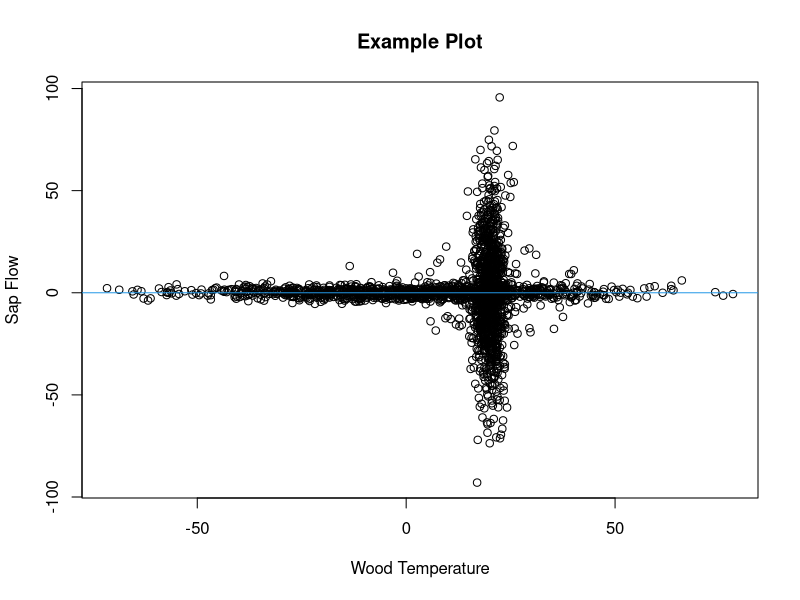

Write R code to recreate this figure. (Note: a time limit stopped this script after it produced the figure.)

# Finding Critical Points for the Relationship Between Wood Temperature and
# Winter-Dormant-Season Sap Flow

# David Moore
# University of New Hampshire Ecohydrology Lab
# July 2023
# davidblakneymoore@gmail.com


# The Explanation

# There are situations where data points, when plotted, cluster around the
# horizontal axis except when they're near a particular value along that axis.
# A picture will help describe this situation.

Predictor_Variable <- c(rnorm(1000, 0, 25), rnorm(1000, 20, 2), rnorm(100, 20, 10))
Response_Variable <- c(rnorm(1000, 0, 2), rnorm(1000, 0, 25), rnorm(100, 0, 10))
Data_Frame <- data.frame(Predictor_Variable = Predictor_Variable, Response_Variable = Response_Variable)
plot(Response_Variable ~ Predictor_Variable, Data_Frame, main = 'Example Plot', xlab = 'Wood Temperature', ylab = 'Sap Flow')
abline(h = 0, col = 4)

# This figure is included in this repository - it's called 'Example Plot 1'.

# This made-up data mimics what I've seen in my studies on winter-dormant-
# season sap flow, where wood temperature is the predictor variable and sap
# flow is the response variable. At extreme wood temperature values, there is
# essentially no sap flow, but when wood temperature values approach a
# particular value (which may be species-specific) from above or below, sap
# flows either downward or upward in deciduous hardwoods.

# In these scenarios, the value of the predictor variable at which the response
# variable is most variable is unknown. This value, which I'll call the
# 'critical value', must be identified and likely has physiological
# significance for the tree. Here, I propose a method to estimate these
# critical values.

# To estimate a critical value, I propose to split the plane of the plot up
# into four quadrants. The quadrants will come together at a point on the
# horizontal axis somewhere between the minimum and maximum values of the
# predictor variable. These quadrants will be delineated by two lines that
# cross on the horizontal axis and that have slopes of equal magnitude but of
# different signs (in other words, the lines that delineate the quadrants are
# reflections of each other about the vertical line that passes through the
# point where the lines delineating the quadrant cross). Again, a figure will
# help to illustrate this concept.

Horizontal_Axis_Intercept_Interval <- 0.1
Vertical_Axis_Intercept_Interval <- 0.1
Slope_Interval <- 0.01
Angles <- seq((0 + Slope_Interval), ((pi / 2) - Slope_Interval), Slope_Interval)
Horizontal_Axis_Intercepts <- seq(min(Data_Frame$Predictor_Variable), max(Data_Frame$Predictor_Variable), by = Horizontal_Axis_Intercept_Interval)
Vertical_Axis_Intercepts <- seq(min(Data_Frame$Predictor_Variable), max(Data_Frame$Predictor_Variable), by = Vertical_Axis_Intercept_Interval)
i <- sample(seq_len(length((Horizontal_Axis_Intercepts))), 1)
j <- sample(seq_len(length((Vertical_Axis_Intercepts))), 1)
k <- sample(seq_len(length(Angles)), 1)
Bottommost_Points <- ifelse((Data_Frame$Response_Variable < ((tan(Angles[k]) * Data_Frame$Predictor_Variable) + Vertical_Axis_Intercepts[j] - (Horizontal_Axis_Intercepts[i] * tan(Angles[k])))) & (Data_Frame$Response_Variable < ((-tan(Angles[k]) * Data_Frame$Predictor_Variable) + Vertical_Axis_Intercepts[j] + (Horizontal_Axis_Intercepts[i] * tan(Angles[k])))), T, F)
Leftmost_Regions <- ifelse((Data_Frame$Response_Variable > ((tan(Angles[k]) * Data_Frame$Predictor_Variable) + Vertical_Axis_Intercepts[j] - (Horizontal_Axis_Intercepts[i] * tan(Angles[k])))) & (Data_Frame$Response_Variable < ((-tan(Angles[k]) * Data_Frame$Predictor_Variable) + Vertical_Axis_Intercepts[j] + (Horizontal_Axis_Intercepts[i] * tan(Angles[k])))), T, F)
Topmost_Points <- ifelse((Data_Frame$Response_Variable > ((tan(Angles[k]) * Data_Frame$Predictor_Variable) + Vertical_Axis_Intercepts[j] - (Horizontal_Axis_Intercepts[i] * tan(Angles[k])))) & (Data_Frame$Response_Variable > ((-tan(Angles[k]) * Data_Frame$Predictor_Variable) + Vertical_Axis_Intercepts[j] + (Horizontal_Axis_Intercepts[i] * tan(Angles[k])))), T, F)
Rightmost_Points <- ifelse((Data_Frame$Response_Variable < ((tan(Angles[k]) * Data_Frame$Predictor_Variable) + Vertical_Axis_Intercepts[j] - (Horizontal_Axis_Intercepts[i] * tan(Angles[k])))) & (Data_Frame$Response_Variable > ((-tan(Angles[k]) * Data_Frame$Predictor_Variable) + Vertical_Axis_Intercepts[j] + (Horizontal_Axis_Intercepts[i] * tan(Angles[k])))), T, F)
Bottommost_Points <- Data_Frame[Bottommost_Points, ]
Leftmost_Regions <- Data_Frame[Leftmost_Regions, ]
Topmost_Points <- Data_Frame[Topmost_Points, ]
Rightmost_Points <- Data_Frame[Rightmost_Points, ]
plot(Response_Variable ~ Predictor_Variable, Data_Frame, type = 'n', main = 'Example Plot', xlab = 'Wood Temperature', ylab = 'Sap Flow')
points(Bottommost_Points$Predictor_Variable, Bottommost_Points$Response_Variable, pch = 20, col = 2)
points(Leftmost_Regions$Predictor_Variable, Leftmost_Regions$Response_Variable, pch = 20, col = 3)
points(Topmost_Points$Predictor_Variable, Topmost_Points$Response_Variable, pch = 20, col = 4)
points(Rightmost_Points$Predictor_Variable, Rightmost_Points$Response_Variable, pch = 20, col = 5)
abline(a = (Vertical_Axis_Intercepts[j] - (Horizontal_Axis_Intercepts[i] * tan(Angles[k]))), b = (tan(Angles[k])))
abline(a = (Vertical_Axis_Intercepts[j] + (Horizontal_Axis_Intercepts[i] * tan(Angles[k]))), b = (-tan(Angles[k])))
abline(h = 0)

# To find the critical value, two major processes will happen. First, the lines
# delineating the quadrants will start at the leftmost data point and
# incrementally move rightward along the horizontal axis. Second, at each of
# the horizontal axis intercepts where these two lines meet, the angles of
# these lines will vary incrementally from 0 to pi / 2. For each combination of
# horizontal axis intercept and angle, a least-squares value will be
# calculated. This least-squares value will be the sum of the squared residuals
# from the topmost and bottommost quadrants (these residuals are the difference
# between the data points in these two quadrants and the vertical line that
# passes through the point where the lines delineating the quadrants cross)
# taken together and from the leftmost and rightmost quadrants (these residuals
# are the difference between the data points in these two quadrants and the
# horizontal axis) taken together. The critical point will be the value of the
# predictor variable that generates the minimum least-squares value.

# An even better and more descriptive figure that helps to explain this process
# is included in this repository - it's called 'Example Plot 2.jpeg'.

# Actually, a third minor process will also happen concurrently. The vertical
# position of this critical point will be allowed to vary as well. Although, in
# theory, sap flow will approach 0 at extreme temperatures, in practice, sap
# flow values are typically off by a small amount due to probe misalignment
# (details can be found in Burgess et al., 2001). Therefore, in order to
# determine the empirical value for no sap flow, this critical point will be
# allowed to vary vertically, and the vertical position of this critical point
# will be subtracted from all sap flow values to reset the baseline to 0.

# This function takes ten arguments. The first two are required.

# The 'Predictor_Variable' argument specifies which variable will be treated as
# the variable on the horizontal axis. If the 'Data_Frame' argument is used to
# specify a data frame containing the predictor variable column, the
# 'Predictor_Variable' argument should not be written as a character string (it
# should not be surrounded by quotation marks). If the 'Data_Frame' argument is
# not used, the 'Predictor_Variable' argument should  be written as a character
# string, surrounded by quotation marks. This argument must be numeric and of
# the same length as the 'Response_Variable' argument.

# The 'Response_Variable' argument specifies which variable will be treated as
# the variable on the vertical axis. If the 'Data_Frame' argument is used to
# specify a data frame containing the response variable column, the
# 'Response_Variable' argument should not be written as a character string (it
# should not be surrounded by quotation marks). If the 'Data_Frame' argument is
# not used, the 'Response_Variable' argument should  be written as a character
# string, surrounded by quotation marks. This argument must be numeric and of
# the same length as the 'Predictor_Variable' argument.

# The 'Data_Frame' argument is optional and can be used to identify an object
# of class 'data.frame' that contains both the predictor and response
# variables.

# The 'Horizontal_Variable_Minimum_Value' argument specifies the minimum
# possible value for the critical point's horizontal axis (predictor variable)
# value. Since it may not be computationally efficient to search for the
# critical value across the entire range of the predictor variable, a subset of
# predictor variable values can be specified.

# The 'Horizontal_Variable_Maximum_Value' argument specifies the maximum
# possible value for the critical point's horizontal axis (predictor variable)
# value. Since it may not be computationally efficient to search for the
# critical value across the entire range of the predictor variable, a subset of
# predictor variable values can be specified.

# The 'Vertical_Variable_Minimum_Value' argument specifies the minimum possible
# value for the critical point's vertical axis (response variable) value. Since
# it may not be computationally efficient to search for the critical value
# across the entire range of the response variable, a subset of response
# variable values can be specified.

# The 'Vertical_Variable_Maximum_Value' argument specifies the maximum possible
# value for the critical point's vertical axis (response variable) value. Since
# it may not be computationally efficient to search for the critical value
# across the entire range of the response variable, a subset of response
# variable values can be specified.

# The 'Slope_Interval' argument specifies, in radians, how gradually slopes
# (angles) should increase from 0 to pi / 2. Smaller 'Slope_Interval' values
# will cause the function to take longer to run but will lead to more accurate
# critical values. This argument must be numeric, of length 1, and between 0
# and pi / 2.

# The 'Horizontal_Axis_Intercept_Interval' argument specifies, in whatever
# units the predictor variable is in, how gradually the quadrants shift from
# right to left. Smaller 'Horizontal_Axis_Intercept_Interval' values will cause
# the function to take longer to run but will lead to more accurate critical
# values. This argument must be numeric, of length 1, and between 0
# and the domain of the predictor variable.

# The 'Vertical_Axis_Intercept_Interval' argument specifies, in whatever units
# the response variable is in, how gradually the quadrants shift from top to
# bottom. Smaller 'Vertical_Axis_Intercept_Interval' values will cause the
# function to take longer to run but will lead to more accurate critical
# values. This argument must be numeric, of length 1, and between 0 and the
# domain of the response variable.


# The Function

Function_for_Finding_the_Critical_Point <- function (Predictor_Variable, Response_Variable, Data_Frame, Horizontal_Variable_Minimum_Value = ifelse(is.null(Data_Frame), min(Predictor_Variable), min(Data_Frame$Predictor_Variable)), Horizontal_Variable_Maximum_Value = ifelse(is.null(Data_Frame), max(Predictor_Variable), max(Data_Frame$Predictor_Variable)), Vertical_Variable_Minimum_Value = ifelse(is.null(Data_Frame), min(Response_Variable), min(Data_Frame$Response_Variable)), Vertical_Variable_Maximum_Value = ifelse(is.null(Data_Frame), max(Response_Variable), max(Data_Frame$Response_Variable)), Slope_Interval = 0.01, Horizontal_Axis_Intercept_Interval = 0.1, Vertical_Axis_Intercept_Interval = 0.1) {
  if (is.null(Data_Frame)) {
    if (!is.numeric(Predictor_Variable) | !is.numeric(Response_Variable)) {
      stop ("'Predictor_Variable' and 'Response_Variable' must be numeric variables.")
    }
    if (length(Predictor_Variable) != length(Response_Variable)) {
      stop ("'Predictor_Variable' and 'Response_Variable' must be of the same length.")
    }
    Predictor_Variable_Name <- deparse(substitute(Predictor_Variable))
    Response_Variable_Name <- deparse(substitute(Response_Variable))
    Data_Frame <- data.frame(Predictor_Variable = Predictor_Variable, Response_Variable = Response_Variable)
  } else if (!is.null(Data_Frame)) {
    if (class(Data_Frame) != 'data.frame') {
      stop ("'Data_Frame' must be of class 'data.frame'.")
    }
    Predictor_Variable_Name <- deparse(substitute(Predictor_Variable))
    Response_Variable_Name <- deparse(substitute(Response_Variable))
    Predictor_Variable <- Data_Frame[, deparse(substitute(Predictor_Variable))]
    Response_Variable <- Data_Frame[, deparse(substitute(Response_Variable))]
    if (!is.numeric(Predictor_Variable) | !is.numeric(Response_Variable)) {
      stop ("'Predictor_Variable' and 'Response_Variable' must be numeric variables.")
    }
    if (length(Predictor_Variable) != length(Response_Variable)) {
      stop ("'Predictor_Variable' and 'Response_Variable' must be of the same length.")
    }
    Data_Frame <- data.frame(Predictor_Variable = Predictor_Variable, Response_Variable = Response_Variable)
  }
  if (!is.numeric(Horizontal_Variable_Minimum_Value)) {
    stop ("'Horizontal_Variable_Minimum_Value' must be numeric.")
  }
  if (length(Horizontal_Variable_Minimum_Value) != 1) {
    stop ("'Horizontal_Variable_Minimum_Value' must be a single value.")
  }
  if (Horizontal_Variable_Minimum_Value > max(Data_Frame$Predictor_Variable) | Horizontal_Variable_Minimum_Value < min(Data_Frame$Predictor_Variable)) {
    stop ("'Horizontal_Variable_Minimum_Value' must be within the range of predictor variable values.")
  }
  if (!is.numeric(Horizontal_Variable_Maximum_Value)) {
    stop ("'Horizontal_Variable_Maximum_Value' must be numeric.")
  }
  if (length(Horizontal_Variable_Maximum_Value) != 1) {
    stop ("'Horizontal_Variable_Maximum_Value' must be a single value.")
  }
  if (Horizontal_Variable_Maximum_Value > max(Data_Frame$Predictor_Variable) | Horizontal_Variable_Maximum_Value < min(Data_Frame$Predictor_Variable)) {
    stop ("'Horizontal_Variable_Maximum_Value' must be within the range of predictor variable values.")
  }
  if (!is.numeric(Vertical_Variable_Minimum_Value)) {
    stop ("'Vertical_Variable_Minimum_Value' must be numeric.")
  }
  if (length(Vertical_Variable_Minimum_Value) != 1) {
    stop ("'Vertical_Variable_Minimum_Value' must be a single value.")
  }
  if (Vertical_Variable_Minimum_Value > max(Data_Frame$Response_Variable) | Vertical_Variable_Minimum_Value < min(Data_Frame$Response_Variable)) {
    stop ("'Vertical_Variable_Minimum_Value' must be within the range of response variable values.")
  }
  if (!is.numeric(Vertical_Variable_Maximum_Value)) {
    stop ("'Vertical_Variable_Maximum_Value' must be numeric.")
  }
  if (length(Vertical_Variable_Maximum_Value) != 1) {
    stop ("'Vertical_Variable_Maximum_Value' must be a single value.")
  }
  if (Vertical_Variable_Maximum_Value > max(Data_Frame$Response_Variable) | Vertical_Variable_Maximum_Value < min(Data_Frame$Response_Variable)) {
    stop ("'Vertical_Variable_Maximum_Value' must be within the range of response variable values.")
  }
  if (!is.numeric(Horizontal_Axis_Intercept_Interval)) {
    stop ("'Horizontal_Axis_Intercept_Interval' must be numeric.")
  }
  if (length(Horizontal_Axis_Intercept_Interval) != 1) {
    stop ("'Horizontal_Axis_Intercept_Interval' must be a single value.")
  }
  if (Horizontal_Axis_Intercept_Interval <= 0 | Horizontal_Axis_Intercept_Interval >= (max(Data_Frame$Predictor_Variable) - min(Data_Frame$Predictor_Variable))) {
    stop ("'Horizontal_Axis_Intercept_Interval' must be greater than 0 and smaller than the difference between the maximum and minimum values of the predictor variable.")
  }
  if (!is.numeric(Vertical_Axis_Intercept_Interval)) {
    stop ("'Vertical_Axis_Intercept_Interval' must be numeric.")
  }
  if (length(Vertical_Axis_Intercept_Interval) != 1) {
    stop ("'Vertical_Axis_Intercept_Interval' must be a single value.")
  }
  if (Vertical_Axis_Intercept_Interval <= 0 | Vertical_Axis_Intercept_Interval >= (max(Data_Frame$Response_Variable) - min(Data_Frame$Response_Variable))) {
    stop ("'Vertical_Axis_Intercept_Interval' must be greater than 0 and smaller than the difference between the maximum and minimum values of the response variable.")
  }
  if (!is.numeric(Slope_Interval)) {
    stop ("'Slope_Interval' must be numeric.")
  }
  if (length(Slope_Interval) != 1) {
    stop ("'Slope_Interval' must be a single value.")
  }
  if (Slope_Interval <= 0 | Slope_Interval >= pi / 2) {
    stop ("'Slope_Interval' must be greater than 0 and less than pi / 2.")
  }
  Angles <- seq((0 + Slope_Interval), ((pi / 2) - Slope_Interval), Slope_Interval)
  Horizontal_Axis_Intercepts <- seq(Horizontal_Variable_Minimum_Value, Horizontal_Variable_Maximum_Value, by = Horizontal_Axis_Intercept_Interval)
  Vertical_Axis_Intercepts <- seq(Vertical_Variable_Minimum_Value, Vertical_Variable_Maximum_Value, by = Vertical_Axis_Intercept_Interval)
  Output <- list(NULL)
  Counter <- 1
  for (i in seq_len(length(Horizontal_Axis_Intercepts))) {
    for (j in seq_len(length(Vertical_Axis_Intercepts))) {
      for (k in seq_len(length(Angles))) {
        Bottommost_Points <- ifelse((Data_Frame$Response_Variable < ((tan(Angles[k]) * Data_Frame$Predictor_Variable) + Vertical_Axis_Intercepts[j] - (Horizontal_Axis_Intercepts[i] * tan(Angles[k])))) & (Data_Frame$Response_Variable < ((-tan(Angles[k]) * Data_Frame$Predictor_Variable) + Vertical_Axis_Intercepts[j] + (Horizontal_Axis_Intercepts[i] * tan(Angles[k])))), T, F)
        Leftmost_Points <- ifelse((Data_Frame$Response_Variable > ((tan(Angles[k]) * Data_Frame$Predictor_Variable) + Vertical_Axis_Intercepts[j] - (Horizontal_Axis_Intercepts[i] * tan(Angles[k])))) & (Data_Frame$Response_Variable < ((-tan(Angles[k]) * Data_Frame$Predictor_Variable) + Vertical_Axis_Intercepts[j] + (Horizontal_Axis_Intercepts[i] * tan(Angles[k])))), T, F)
        Topmost_Points <- ifelse((Data_Frame$Response_Variable > ((tan(Angles[k]) * Data_Frame$Predictor_Variable) + Vertical_Axis_Intercepts[j] - (Horizontal_Axis_Intercepts[i] * tan(Angles[k])))) & (Data_Frame$Response_Variable > ((-tan(Angles[k]) * Data_Frame$Predictor_Variable) + Vertical_Axis_Intercepts[j] + (Horizontal_Axis_Intercepts[i] * tan(Angles[k])))), T, F)
        Rightmost_Points <- ifelse((Data_Frame$Response_Variable < ((tan(Angles[k]) * Data_Frame$Predictor_Variable) + Vertical_Axis_Intercepts[j] - (Horizontal_Axis_Intercepts[i] * tan(Angles[k])))) & (Data_Frame$Response_Variable > ((-tan(Angles[k]) * Data_Frame$Predictor_Variable) + Vertical_Axis_Intercepts[j] + (Horizontal_Axis_Intercepts[i] * tan(Angles[k])))), T, F)
        Vertical_Points <- Data_Frame[Bottommost_Points | Topmost_Points, ]
        Vertical_Sum_of_Squared_Residuals <- sum((Vertical_Points$Predictor_Variable - Horizontal_Axis_Intercepts[i]) ^ 2)
        Horizontal_Points <- Data_Frame[Leftmost_Points | Rightmost_Points, ]
        Horizontal_Sum_of_Squared_Residuals <- sum((Horizontal_Points$Response_Variable - Vertical_Axis_Intercepts[j]) ^ 2)
        Overall_Sum_of_Squared_Residuals <- Vertical_Sum_of_Squared_Residuals + Horizontal_Sum_of_Squared_Residuals
        Output[[Counter]] <- list(Horizontal_Axis_Intercept = Horizontal_Axis_Intercepts[i], Vertical_Axis_Intercept = Vertical_Axis_Intercepts[j], Angle = Angles[k], Overall_Sum_of_Squared_Residuals = Overall_Sum_of_Squared_Residuals)
        Counter <- Counter + 1
      }
    }
  }
  Best_Critical_Point <- Output[[which.min(sapply(Output, `[`, 'Overall_Sum_of_Squared_Residuals'))]]
  Bottommost_Points_Logical <- ifelse((Data_Frame$Response_Variable < ((tan(Best_Critical_Point$Angle) * Data_Frame$Predictor_Variable) + Best_Critical_Point$Vertical_Axis_Intercept - (Best_Critical_Point$Horizontal_Axis_Intercept * tan(Best_Critical_Point$Angle)))) & (Data_Frame$Response_Variable < ((-tan(Best_Critical_Point$Angle) * Data_Frame$Predictor_Variable) + Best_Critical_Point$Vertical_Axis_Intercept + (Best_Critical_Point$Horizontal_Axis_Intercept * tan(Best_Critical_Point$Angle)))), T, F)
  Leftmost_Points_Logical <- ifelse((Data_Frame$Response_Variable > ((tan(Best_Critical_Point$Angle) * Data_Frame$Predictor_Variable) + Best_Critical_Point$Vertical_Axis_Intercept - (Best_Critical_Point$Horizontal_Axis_Intercept * tan(Best_Critical_Point$Angle)))) & (Data_Frame$Response_Variable < ((-tan(Best_Critical_Point$Angle) * Data_Frame$Predictor_Variable) + Best_Critical_Point$Vertical_Axis_Intercept + (Best_Critical_Point$Horizontal_Axis_Intercept * tan(Best_Critical_Point$Angle)))), T, F)
  Topmost_Points_Logical <- ifelse((Data_Frame$Response_Variable > ((tan(Best_Critical_Point$Angle) * Data_Frame$Predictor_Variable) + Best_Critical_Point$Vertical_Axis_Intercept - (Best_Critical_Point$Horizontal_Axis_Intercept * tan(Best_Critical_Point$Angle)))) & (Data_Frame$Response_Variable > ((-tan(Best_Critical_Point$Angle) * Data_Frame$Predictor_Variable) + Best_Critical_Point$Vertical_Axis_Intercept + (Best_Critical_Point$Horizontal_Axis_Intercept * tan(Best_Critical_Point$Angle)))), T, F)
  Rightmost_Points_Logical <- ifelse((Data_Frame$Response_Variable < ((tan(Best_Critical_Point$Angle) * Data_Frame$Predictor_Variable) + Best_Critical_Point$Vertical_Axis_Intercept - (Best_Critical_Point$Horizontal_Axis_Intercept * tan(Best_Critical_Point$Angle)))) & (Data_Frame$Response_Variable > ((-tan(Best_Critical_Point$Angle) * Data_Frame$Predictor_Variable) + Best_Critical_Point$Vertical_Axis_Intercept + (Best_Critical_Point$Horizontal_Axis_Intercept * tan(Best_Critical_Point$Angle)))), T, F)
  list(Horizontal_Axis_Intercept = Best_Critical_Point$Horizontal_Axis_Intercept, Vertical_Axis_Intercept = Best_Critical_Point$Vertical_Axis_Intercept, Angle = Best_Critical_Point$Angle, Overall_Sum_of_Squared_Residuals = Best_Critical_Point$Overall_Sum_of_Squared_Residuals, Bottommost_Points = Data_Frame[Bottommost_Points_Logical, ], Leftmost_Points = Data_Frame[Leftmost_Regions_Logical, ], Topmost_Points = Data_Frame[Topmost_Points_Logical, ], Rightmost_Points = Data_Frame[Rightmost_Points_Logical, ], Horizontal_Points = Data_Frame[Leftmost_Regions_Logical | Rightmost_Points_Logical, ], Vertical_Points = Data_Frame[Bottommost_Points_Logical | Topmost_Points_Logical, ])
}


# An Example

# Let's see if we can identify the critical point for the made-up data we
# generated in the 'The Explanation' section.

(Output <- Function_for_Finding_the_Critical_Point(Predictor_Variable, Response_Variable, Data_Frame))
plot(Response_Variable ~ Predictor_Variable, Data_Frame, main = 'Example Plot', xlab = 'Wood Temperature', ylab = 'Sap Flow')
abline(h = Output$Vertical_Axis_Intercept, col = 4)
abline(v = Output$Horizontal_Axis_Intercept, col = 4)

# I think the function did a nice job!


# Works Cited

# Burgess, S.S.O., M.A. Adams, N.C. Turner, C.R. Beverly, C.K. Ong, A.A.H.
# Khan, and T.M. Bleby. 2001. An improved heat pulse method to measure low and
# reverse rates of sap flow in woody plants. Tree Physiol. 21:589-598.
